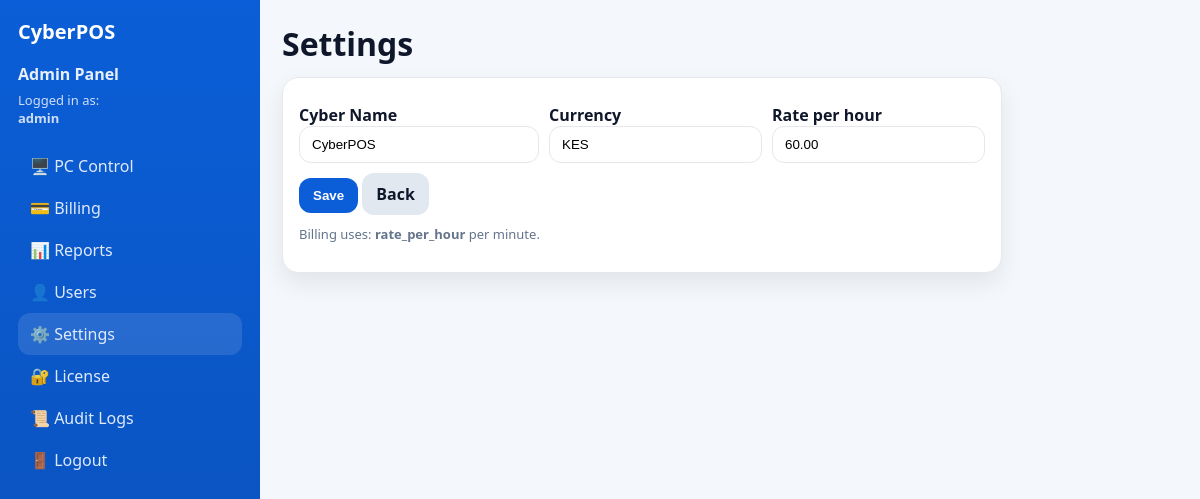
The page /settings.php (signed in) on the database its author committed.
### tables this page shows
CREATE TABLE `settings` (
  `id` int(11) NOT NULL,
  `cyber_name` varchar(100) NOT NULL DEFAULT 'CyberPOS',
  `currency` varchar(10) NOT NULL DEFAULT 'KES',
  `rate_per_hour` decimal(10,2) NOT NULL DEFAULT 60.00,
  `updated_at` timestamp NOT NULL DEFAULT current_timestamp() ON UPDATE current_timestamp()
);

### settings.php (the view, shortened to what this page needs)
<?php
include("../config/database.php");
$res = mysqli_query($conn, "SELECT cyber_name, currency, rate_per_hour FROM settings WHERE id=1 LIMIT 1");
$s = mysqli_fetch_assoc($res);
?>
<!doctype html>
<html>
<head>
</head>
<body>
<div class="layout">
  <?php include("../includes/sidebar.php"); ?>
  <main class="main">
    <h1 style="margin:0 0 12px;">Settings</h1>
    <div class="card">
      <form method="post">
        <div class="row">
          <div style="flex:1;min-width:240px">
            <label>Cyber Name</label>
            <input name="cyber_name" value="<?php echo htmlspecialchars($s['cyber_name']); ?>">
          </div>
          <div style="flex:1;min-width:140px">
            <label>Currency</label>
            <input name="currency" value="<?php echo htmlspecialchars($s['currency']); ?>">
          </div>
          <div style="flex:1;min-width:160px">
            <label>Rate per hour</label>
            <input type="number" step="0.01" name="rate_per_hour" value="<?php echo htmlspecialchars($s['rate_per_hour']); ?>">
          </div>
        </div>
        <button class="btn btn-blue" name="save_settings">Save</button>
        <a class="btn" style="background:#e2e8f0;color:#0f172a;display:inline-block" href="control.php">Back</a>
        <p class="note" style="margin-top:10px;">
          Billing uses: <b>rate_per_hour</b> per minute.
        </p>
      </form>
    </div>
  </main>
</div>
</body>
</html>

### settings.php (style rules this page uses)
:root { --bg:#f4f7fb;--card:#fff;--text:#0f172a;--muted:#64748b; --blue:#0b5ed7;--blue2:#0a4fb7;--line:#e5e7eb; --shadow:0 10px 25px rgba(2,6,23,.08);--radius:16px; }
* { box-sizing:border-box }
body { margin:0;font-family:system-ui,Segoe UI,Arial;background:var(--bg);color:var(--text) }
a { color:inherit;text-decoration:none }
.layout { display:flex;min-height:100vh }
.main { flex:1;padding:22px }
.card { background:var(--card);border:1px solid var(--line);border-radius:var(--radius);box-shadow:var(--shadow);padding:16px;max-width:720px }
.row { display:flex;gap:10px;flex-wrap:wrap;margin:10px 0 }
label { font-weight:800 }
input { width:100%;padding:10px 12px;border:1px solid var(--line);border-radius:12px;outline:none }
.btn { border:none;cursor:pointer;border-radius:12px;padding:10px 14px;font-weight:800 }
.btn-blue { background:var(--blue);color:#fff }
.note { color:var(--muted);font-size:13px }

### rows shown on the page
settings: cyber_name "CyberPOS", currency "KES", rate_per_hour "60.00"

### other values the page prints
$role "Admin"
$username "admin"
